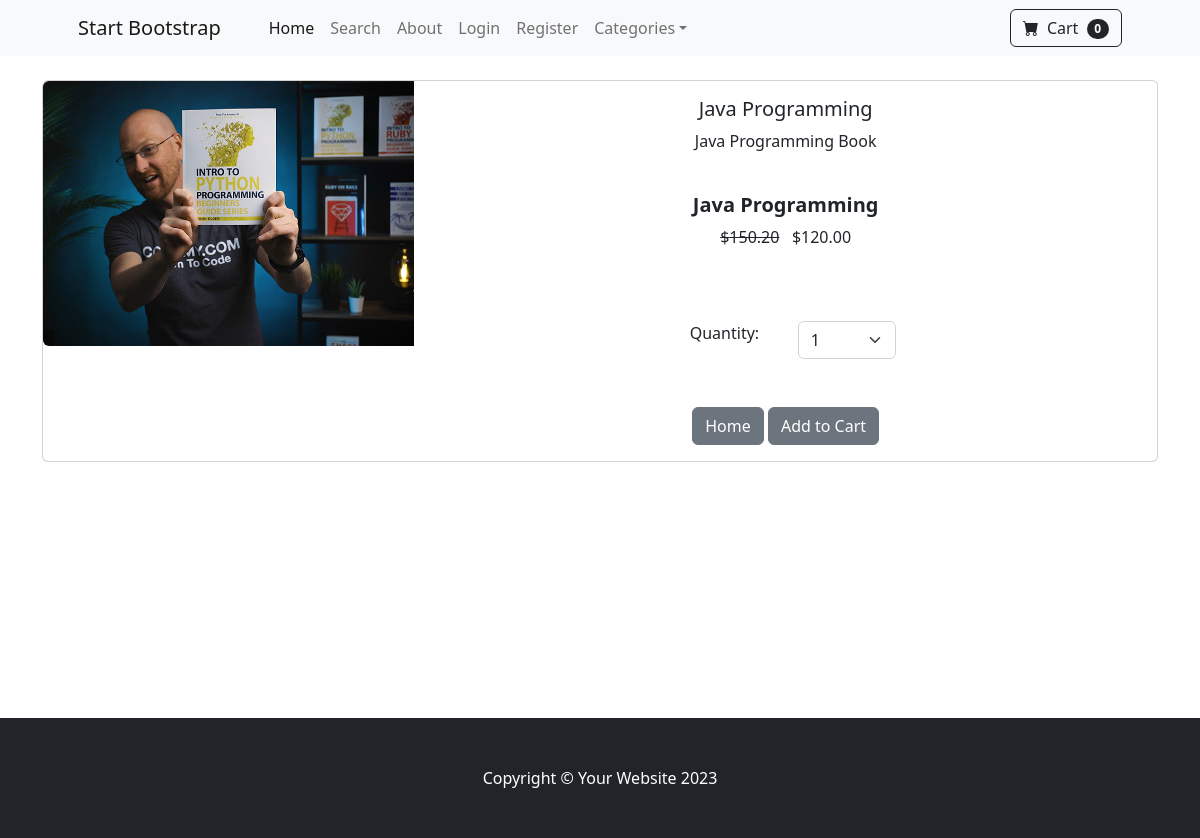
The app's page /product/2 with its own data.
### store/models.py (models this page shows, shortened)
class Product(models.Model):
    name = models.CharField(max_length=100)
    price = models.DecimalField(default=0, decimal_places=2, max_digits=6)
    category = models.ForeignKey(Category,on_delete=models.CASCADE, default=1)
    description = models.CharField(max_length=250, default='', blank=True, null=True)
    image = models.ImageField(upload_to='uploads/product/')
    is_sale = models.BooleanField(default=False)
    sale_price = models.DecimalField(default=0, decimal_places=2, max_digits=6)

### store/views.py (the view)
# urls.py: path('product/<int:pk>', views.product, name='product'),
def product(request,pk):
    product = Product.objects.get(id=pk)
    return render(request, 'product.html', {'product':product})

### cart/cart.py (called while the page is built)
    def __len__(self):
        return len(self.cart)

### cart/context_processors.py (called while the page is built)
def cart(request):
    return {'cart':Cart(request)}

### store/templates/product.html (shortened to what this page needs)
{% extends 'base.html' %}
{% block content %}
    <div class="container">
        <br/>
        <div class="card mb-3" >
            <div class="row g-0">
              <div class="col-md-4">
                <img src="{{ product.image.url }}" class="img-fluid rounded-start" alt="...">
              </div>
              <div class="col-md-8">
                <div class="card-body">
                  <center>
                  <h5 class="card-title">{{ product.name }}</h5>
                  <p class="card-text">{{ product.description }}</p>
                  {% if product.is_sale %}
                  <div class="card-body p-4">
                    <div class="text-center">
                        <h5 class="fw-bolder">{{ product.name }}</h5>
                        <strike>${{ product.price }}</strike>
                        &nbsp;
                        ${{ product.sale_price }}
                    </div>
                </div>
                  {% else %}
                    ${{ product.price }}
                  {% endif %}
                  <br/><br/>
                  <div class="row justify-content-center">
                  <div class="col-md-2">Quantity:</div>
                  <div class="col-md-2">
                  <select class="form-select" id="qty-cart">
                    <option value="1">1</option>
                  </select>
                </div>
                </div>
                  <br/><br/>
                  <a href="{% url 'home' %}" class="btn btn-secondary">Home</a>
                  <button type="button" value="{{ product.id }}" class="btn btn-secondary" id="add-cart">Add to Cart</button>
                </div>
              </div>
            </div>
          </div>
    </div>
    <br/><br/> <br/><br/> <br/><br/> <br/><br/> <br/><br/>
{% endblock %}

### records on screen
Product: image (picture), name "Java Programming", description "Java Programming Book", price "150.20", sale_price "120.00"

### other values on screen
{{ cart|length }} "0"
